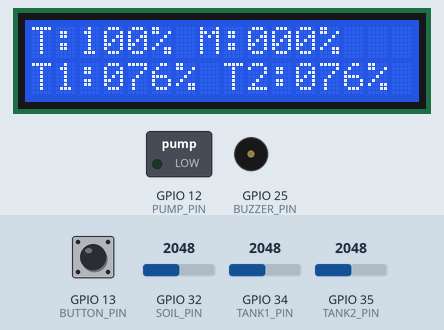
The sketch below on a simulated ESP32. On the bench: 16×2 character LCD, switched loads named in the sketch (green lamp = pin HIGH), buzzer (waves = sounding, pin HIGH). Inputs (shaded band) come from the test bench; at power-on: GPIO 34 (TANK1_PIN) = 2048, GPIO 13 (BUTTON_PIN) HIGH, GPIO 32 (SOIL_PIN) = 2048, GPIO 35 (TANK2_PIN) = 2048 (analog values on the 0–4095 scale). Random numbers use the default seed unless the sketch sets one; no radio packets arrive unless stated; what the sketch prints to the serial monitor is not drawn.

Above: at 1.5 s.
1.6 s: GPIO 34 (TANK1_PIN) set to 20
At 2.6 s:
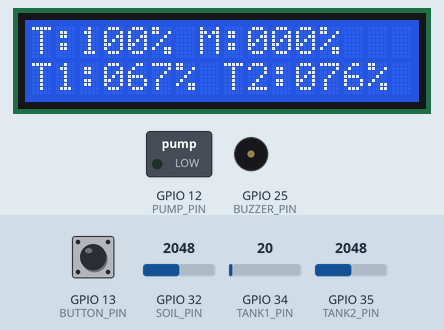
4.6 s: GPIO 13 (BUTTON_PIN) pulled LOW for 0.15 s
At 6.1 s:
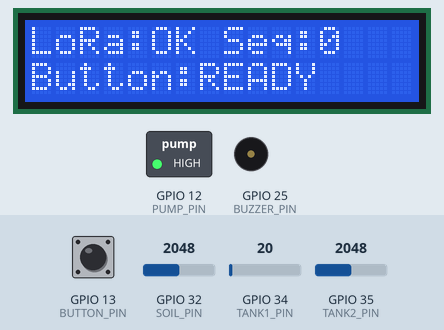
7.2 s: GPIO 32 (SOIL_PIN) set to 1228
At 8.1 s:
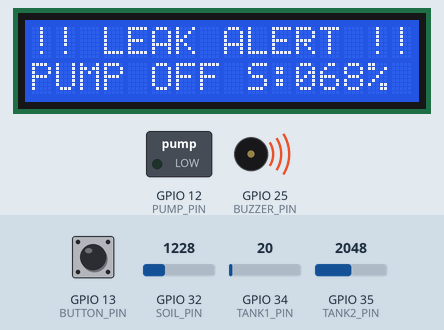
9.1 s: GPIO 32 (SOIL_PIN) set to 610
At 9.89 s:
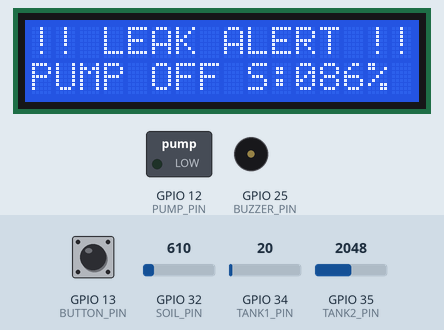
11.1 s: GPIO 34 (TANK1_PIN) set to 3540
14.1 s: GPIO 32 (SOIL_PIN) set to 2866
At 19.9 s:
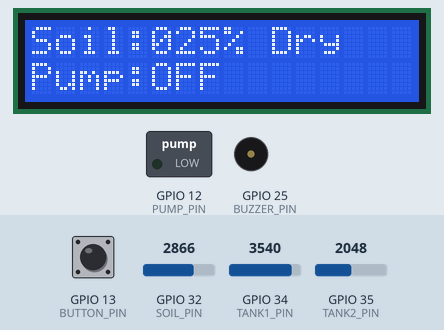
Timing chart, 0 to 21.4 s (numbered marks = the images above; inputs shaded):
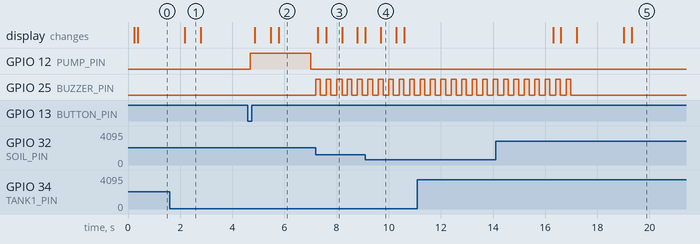

Measured:
- after the input at 4.6 s, GPIO 12 (PUMP_PIN): LOW → HIGH after 0.09 s, → LOW 2.3 s later
- by itself, GPIO 25 (BUZZER_PIN): alternates HIGH for 0.18 s and LOW for 0.22 s, 15 changes in all, then stays LOW
- what the display in image 1 shows lasts 0.6 s, from 2.2 s to 2.8 s

The sketch:

SC1_Water_Node_TDMA_LCD.ino
```cpp
/*
 * =============================================================
 * SMART CITY SC1 WATER NODE - TDMA LCD EDITION
 * Board    : ESP32
 * Display  : 16x2 I2C LCD
 * Radio    : SX1278 LoRa 433 MHz
 * Protocol : SC1 one-way uplink, receiver-compatible
 *
 * NODE_ID   = 3
 * DOMAIN_ID = 3  (receiver WATER card)
 *
 * Water values:
 * v1 = Tank 1 percent
 * v2 = Tank 2 percent
 * v3 = Total percent
 * v4 = Missing percent
 * v5 = Soil/leak wet percent
 * v6 = Leak status 0/1
 * v7 = Pump status 0/1
 *
 * Wiring:
 *   LoRa  : SCK=18 MISO=19 MOSI=23 NSS=5 RST=14 DIO0=26
 *   LCD   : SDA=21 SCL=22
 *   Tank1 : GPIO34
 *   Tank2 : GPIO35
 *   Soil  : GPIO32
 *   Switch: GPIO13 to GND
 *   Pump relay IN: GPIO12
 *   Buzzer +: GPIO25, Buzzer -: GND
 *
 * Packet:
 * SC1|TYPE|NODE_ID|DOMAIN_ID|SEQ|UPTIME|FLAGS|v1|v2|v3|v4|v5|v6|v7|CRC
 *
 * This node does not measure or send battery voltage.
 * CRC is XOR8 to match the current SC1 receiver.
 * =============================================================
 */

#include <SPI.h>
#include <LoRa.h>
#include <Wire.h>
#include <math.h>
#include <LiquidCrystal_I2C.h>

// ================= TEST MODE =================
#define TEST_MODE 0

// ================= NODE IDENTITY =================
#define NODE_ID    3
#define DOMAIN_ID  3

// ================= LORA PINS =================
#define LORA_SCK   18
#define LORA_MISO  19
#define LORA_MOSI  23
#define LORA_SS     5
#define LORA_RST   14
#define LORA_DIO0  26

// ================= LCD I2C =================
#define LCD_ADDR 0x27
#define LCD_COLS 16
#define LCD_ROWS 2
#define I2C_SDA 21
#define I2C_SCL 22

// ================= SENSOR PINS =================
#define TANK1_PIN 34
#define TANK2_PIN 35
#define SOIL_PIN  32

// ================= CONTROL PINS =================
#define BUTTON_PIN 13
#define PUMP_PIN   12
#define BUZZER_PIN 25

// This wiring uses an active-HIGH pump relay input.
// If your relay works reversed, change HIGH to LOW.
#define PUMP_ACTIVE_LEVEL HIGH

// ================= LORA SETTINGS =================
#define LORA_FREQ       433E6
#define LORA_SF         12
#define LORA_BW         125E3
#define LORA_CR         5
#define LORA_SYNC_WORD  0x34
#define LORA_TX_POWER   14

// ================= SC1 FLAGS =================
#define FLAG_ALERT        0x01
#define FLAG_SENSOR_ERROR 0x04
#define FLAG_EVENT        0x08
#define FLAG_ACTUATOR_ON  0x10

// ================= WATER EVENTS =================
#define EVT_NONE        0x00
#define EVT_LEAK        0x01
#define EVT_PUMP_CHANGE 0x02
#define EVT_SENSOR_ERR  0x04

// ================= TIMING =================
#define SENSOR_INTERVAL_MS    500UL
#define LCD_INTERVAL_MS       300UL
#define LCD_PAGE_MS          2500UL

#define BUTTON_DEBOUNCE_MS     90UL
#define BUTTON_LOCKOUT_MS     900UL

#define LEAK_CONFIRM_MS      1500UL
#define LEAK_CLEAR_MS        5000UL

#define BUZZER_ON_MS          180UL
#define BUZZER_OFF_MS         220UL

// 3-node TDMA frame. Node 3 uses the 10s-15s slot.
#define NODE_COUNT              3UL
#define SLOT_MS              5000UL
#define FRAME_MS            (NODE_COUNT * SLOT_MS)
#define TX_WINDOW_MS          900UL
#define HEARTBEAT_MS        FRAME_MS
#define EVENT_MIN_GAP_MS     3500UL
#define DELTA_MIN_GAP_MS     5000UL
#define BACKOFF_MIN_MS         60UL
#define BACKOFF_MAX_MS        650UL

// ================= SENSOR FILTERING =================
#define FILTER_WINDOW 10

// Adjust these using real raw readings from Serial Monitor.
static const float TANK1_RAW_EMPTY = 250.0f;
static const float TANK1_RAW_FULL  = 2600.0f;

static const float TANK2_RAW_EMPTY = 250.0f;
static const float TANK2_RAW_FULL  = 2600.0f;

static const float SOIL_RAW_DRY = 3400.0f;
static const float SOIL_RAW_WET = 1300.0f;

// Leak condition:
// water is missing from the tanks AND water is detected near soil/leak sensor.
static const float LEAK_MISSING_ENTER_PCT = 8.0f;
static const float LEAK_SOIL_ENTER_PCT    = 35.0f;

// Hysteresis exit thresholds. Leak clears only after condition is safely gone.
static const float LEAK_MISSING_EXIT_PCT = 5.0f;
static const float LEAK_SOIL_EXIT_PCT    = 25.0f;

// ================= OBJECTS =================
LiquidCrystal_I2C lcd(LCD_ADDR, LCD_COLS, LCD_ROWS);

struct MovingAverage {
  uint16_t samples[FILTER_WINDOW];
  uint8_t index = 0;
  uint8_t count = 0;
  uint32_t sum = 0;

  float add(uint16_t sample) {
    if (count < FILTER_WINDOW) {
      samples[index] = sample;
      sum += sample;
      count++;
    } else {
      sum -= samples[index];
      samples[index] = sample;
      sum += sample;
    }
    index = (index + 1) % FILTER_WINDOW;
    return (float)sum / (float)count;
  }
};

MovingAverage tank1Filter;
MovingAverage tank2Filter;
MovingAverage soilFilter;

// ================= SENSOR STATE =================
float tank1Raw = 0.0f;
float tank2Raw = 0.0f;
float soilRaw = 0.0f;

float tank1Pct = 0.0f;
float tank2Pct = 0.0f;
float totalPct = 0.0f;
float missingPct = 100.0f;
float soilWetPct = 0.0f;

bool leakActive = false;
bool pumpOn = false;
bool loraReady = false;
bool sensorError = false;

uint8_t currentEventMask = EVT_NONE;
uint8_t reportedEventMask = EVT_NONE;
uint8_t pendingEventMask = EVT_NONE;

// ================= BUTTON STATE =================
bool buttonStableState = HIGH;
bool buttonLastReading = HIGH;
unsigned long buttonLastChangeMs = 0;
unsigned long buttonLastPressMs = 0;

// ================= LEAK TIMERS =================
unsigned long leakConditionSinceMs = 0;
unsigned long leakClearSinceMs = 0;

// ================= TX STATE =================
uint32_t seqNum = 1;
uint32_t txCount = 0;

bool txPending = true;
bool emergencyPending = false;
unsigned long emergencyDueMs = 0;
unsigned long lastEmergencyTxMs = 0;
unsigned long lastDeltaTxMs = 0;
uint32_t lastFrameWithTx = 0xFFFFFFFFUL;
uint32_t lastSlotFrame = 0xFFFFFFFFUL;

// ================= LCD STATE =================
unsigned long lastSensorMs = 0;
unsigned long lastLcdMs = 0;
unsigned long lastPageChangeMs = 0;
uint8_t lcdPage = 0;
String lcdLine0Cache = "";
String lcdLine1Cache = "";

// =============================================================
// HELPERS
// =============================================================
static inline float clampF(float v, float lo, float hi) {
  if (v < lo) return lo;
  if (v > hi) return hi;
  return v;
}

static float mapRawToPct(float raw, float rawEmpty, float rawFull) {
  float denom = rawFull - rawEmpty;
  if (fabs(denom) < 1.0f) return 0.0f;
  return clampF((raw - rawEmpty) * 100.0f / denom, 0.0f, 100.0f);
}

static float soilRawToWetPct(float raw) {
  float denom = SOIL_RAW_WET - SOIL_RAW_DRY;
  if (fabs(denom) < 1.0f) return 0.0f;
  return clampF((raw - SOIL_RAW_DRY) * 100.0f / denom, 0.0f, 100.0f);
}

static float filteredRead(uint8_t pin, MovingAverage &filter) {
  return filter.add((uint16_t)analogRead(pin));
}

static uint8_t crc8Xor(const char *body) {
  uint8_t crc = 0;
  while (*body) crc ^= (uint8_t)(*body++);
  return crc;
}

static inline uint32_t currentFrameIndex(unsigned long now) {
  return (uint32_t)(now / FRAME_MS);
}

static inline bool isMySlot(unsigned long now) {
  unsigned long framePos = now % FRAME_MS;
  unsigned long slotStart = (NODE_ID - 1UL) * SLOT_MS;
  return framePos >= slotStart && framePos < (slotStart + TX_WINDOW_MS);
}

static inline bool buttonReady() {
  return millis() - buttonLastPressMs >= BUTTON_LOCKOUT_MS;
}

void writePump(bool on) {
  pumpOn = on;
  digitalWrite(PUMP_PIN, on ? PUMP_ACTIVE_LEVEL : !PUMP_ACTIVE_LEVEL);
}

void setBuzzer(bool on) {
  digitalWrite(BUZZER_PIN, on ? HIGH : LOW);
}

// =============================================================
// HARDWARE SETUP
// =============================================================
void setupAdc() {
#if TEST_MODE == 0
  analogReadResolution(12);
  analogSetPinAttenuation(TANK1_PIN, ADC_11db);
  analogSetPinAttenuation(TANK2_PIN, ADC_11db);
  analogSetPinAttenuation(SOIL_PIN, ADC_11db);
#endif
}

void primeFilters() {
#if TEST_MODE == 0
  for (uint8_t i = 0; i < FILTER_WINDOW; i++) {
    filteredRead(TANK1_PIN, tank1Filter);
    filteredRead(TANK2_PIN, tank2Filter);
    filteredRead(SOIL_PIN, soilFilter);
    delay(8);
  }
#endif
}

void setupLoRa() {
  SPI.begin(LORA_SCK, LORA_MISO, LORA_MOSI, LORA_SS);
  LoRa.setPins(LORA_SS, LORA_RST, LORA_DIO0);

  for (uint8_t i = 0; i < 12; i++) {
    if (LoRa.begin(LORA_FREQ)) {
      loraReady = true;
      break;
    }
    delay(300);
  }

  if (!loraReady) return;

  LoRa.setSpreadingFactor(LORA_SF);
  LoRa.setSignalBandwidth(LORA_BW);
  LoRa.setCodingRate4(LORA_CR);
  LoRa.setSyncWord(LORA_SYNC_WORD);
  LoRa.setPreambleLength(8);
  LoRa.setTxPower(LORA_TX_POWER, PA_OUTPUT_PA_BOOST_PIN);
  LoRa.enableCrc();
  LoRa.sleep();
}

// =============================================================
// SENSOR / CONTROL LOGIC
// =============================================================
void readSensors() {
#if TEST_MODE == 1
  float t = (millis() % 20000UL) / 20000.0f;
  tank1Pct = 58.0f;
  tank2Pct = 38.0f - (t * 15.0f);
  soilWetPct = (millis() % 30000UL > 12000UL) ? 70.0f : 18.0f;
  tank1Raw = TANK1_RAW_EMPTY + (TANK1_RAW_FULL - TANK1_RAW_EMPTY) * tank1Pct / 100.0f;
  tank2Raw = TANK2_RAW_EMPTY + (TANK2_RAW_FULL - TANK2_RAW_EMPTY) * tank2Pct / 100.0f;
  soilRaw = SOIL_RAW_DRY + (SOIL_RAW_WET - SOIL_RAW_DRY) * soilWetPct / 100.0f;
#else
  tank1Raw = filteredRead(TANK1_PIN, tank1Filter);
  tank2Raw = filteredRead(TANK2_PIN, tank2Filter);
  soilRaw = filteredRead(SOIL_PIN, soilFilter);

  tank1Pct = mapRawToPct(tank1Raw, TANK1_RAW_EMPTY, TANK1_RAW_FULL);
  tank2Pct = mapRawToPct(tank2Raw, TANK2_RAW_EMPTY, TANK2_RAW_FULL);
  soilWetPct = soilRawToWetPct(soilRaw);
#endif

  totalPct = clampF(tank1Pct + tank2Pct, 0.0f, 100.0f);
  missingPct = clampF(100.0f - totalPct, 0.0f, 100.0f);

  // Analog values are always numeric. Keep a simple wiring sanity flag only.
  sensorError = false;
}

bool leakEnterCondition() {
  return missingPct >= LEAK_MISSING_ENTER_PCT &&
         soilWetPct >= LEAK_SOIL_ENTER_PCT;
}

bool leakExitCondition() {
  return missingPct <= LEAK_MISSING_EXIT_PCT ||
         soilWetPct <= LEAK_SOIL_EXIT_PCT;
}

void updateLeakLogic() {
  unsigned long now = millis();

  if (!leakActive) {
    if (leakEnterCondition()) {
      if (leakConditionSinceMs == 0) leakConditionSinceMs = now;
      if (now - leakConditionSinceMs >= LEAK_CONFIRM_MS) {
        leakActive = true;
        pendingEventMask |= EVT_LEAK;
        leakClearSinceMs = 0;
        writePump(false);
      }
    } else {
      leakConditionSinceMs = 0;
    }
  } else {
    writePump(false);

    if (leakExitCondition()) {
      if (leakClearSinceMs == 0) leakClearSinceMs = now;
      if (now - leakClearSinceMs >= LEAK_CLEAR_MS) {
        leakActive = false;
        pendingEventMask |= EVT_LEAK;
        leakConditionSinceMs = 0;
      }
    } else {
      leakClearSinceMs = 0;
    }
  }
}

void updateEventMask() {
  currentEventMask = EVT_NONE;
  if (leakActive) currentEventMask |= EVT_LEAK;
  if (sensorError) currentEventMask |= EVT_SENSOR_ERR;
}

void handleButton() {
  unsigned long now = millis();
  bool reading = digitalRead(BUTTON_PIN);

  if (reading != buttonLastReading) {
    buttonLastReading = reading;
    buttonLastChangeMs = now;
  }

  if (now - buttonLastChangeMs >= BUTTON_DEBOUNCE_MS &&
      reading != buttonStableState) {
    buttonStableState = reading;

    if (buttonStableState == LOW && now - buttonLastPressMs >= BUTTON_LOCKOUT_MS) {
      buttonLastPressMs = now;

      if (!leakActive) {
        writePump(!pumpOn);
      } else {
        writePump(false);
      }

      pendingEventMask |= EVT_PUMP_CHANGE;
    }
  }
}

void updateBuzzer() {
  if (!leakActive) {
    setBuzzer(false);
    return;
  }

  unsigned long cycle = BUZZER_ON_MS + BUZZER_OFF_MS;
  bool on = (millis() % cycle) < BUZZER_ON_MS;
  setBuzzer(on);
}

// =============================================================
// PACKET / TX LOGIC
// =============================================================
String buildSC1Packet(char type, bool eventPacket) {
  uint8_t flags = 0;
  if (leakActive) flags |= FLAG_ALERT;
  if (sensorError) flags |= FLAG_SENSOR_ERROR;
  if (eventPacket) flags |= FLAG_EVENT;
  if (pumpOn || leakActive) flags |= FLAG_ACTUATOR_ON;

  char body[220];
  snprintf(body, sizeof(body),
    "SC1|%c|%u|%u|%lu|%lu|%02X|%.0f|%.0f|%.0f|%.0f|%.0f|%u|%u",
    type,
    (unsigned)NODE_ID,
    (unsigned)DOMAIN_ID,
    (unsigned long)seqNum,
    (unsigned long)(millis() / 1000UL),
    (unsigned)flags,
    tank1Pct,
    tank2Pct,
    totalPct,
    missingPct,
    soilWetPct,
    leakActive ? 1U : 0U,
    pumpOn ? 1U : 0U
  );

  uint8_t crc = crc8Xor(body);
  char full[240];
  snprintf(full, sizeof(full), "%s|%02X", body, (unsigned)crc);
  return String(full);
}

void transmitPacket(char type, bool eventPacket) {
  if (!loraReady) return;

  String pkt = buildSC1Packet(type, eventPacket);
  seqNum++;

  LoRa.idle();
  LoRa.beginPacket();
  LoRa.print(pkt);
  LoRa.endPacket();
  LoRa.sleep();

  txCount++;
  unsigned long now = millis();
  lastFrameWithTx = currentFrameIndex(now);

  if (eventPacket) {
    reportedEventMask = currentEventMask;
    pendingEventMask = EVT_NONE;
  }

  Serial.print(F("[TX] "));
  Serial.println(pkt);
}

void updateTxScheduler() {
  unsigned long now = millis();
  uint32_t frameIdx = currentFrameIndex(now);

  bool heartbeatDue = (frameIdx != lastFrameWithTx);
  bool eventDue = (pendingEventMask != EVT_NONE) ||
                  (currentEventMask != reportedEventMask);

  if (heartbeatDue || eventDue) txPending = true;

  // Emergency out-of-slot path only for a confirmed leak transition to ON.
  if (eventDue && leakActive && !emergencyPending &&
      now - lastEmergencyTxMs >= EVENT_MIN_GAP_MS) {
    emergencyDueMs = now + random(BACKOFF_MIN_MS, BACKOFF_MAX_MS + 1);
    emergencyPending = true;
  }

  if (emergencyPending && now >= emergencyDueMs) {
    if (leakActive && now - lastEmergencyTxMs >= EVENT_MIN_GAP_MS) {
      transmitPacket('A', true);
      lastEmergencyTxMs = millis();
      lastDeltaTxMs = lastEmergencyTxMs;
      if (isMySlot(now)) lastSlotFrame = frameIdx;
    }
    emergencyPending = false;
    txPending = false;
    return;
  }

  if (txPending && isMySlot(now) && frameIdx != lastSlotFrame) {
    bool eventPacket = eventDue;
    bool rateOk = heartbeatDue || eventPacket ||
                  (now - lastDeltaTxMs >= DELTA_MIN_GAP_MS);

    if (rateOk) {
      char type = (leakActive && eventPacket) ? 'A' : 'P';
      transmitPacket(type, eventPacket);
      lastSlotFrame = frameIdx;
      lastDeltaTxMs = millis();
      txPending = false;
    }
  }
}

// =============================================================
// LCD
// =============================================================
void lcdPrintLine(uint8_t row, const char *text) {
  char buf[17];
  snprintf(buf, sizeof(buf), "%-16s", text);
  String line(buf);

  if (row == 0 && line == lcdLine0Cache) return;
  if (row == 1 && line == lcdLine1Cache) return;

  lcd.setCursor(0, row);
  lcd.print(line);

  if (row == 0) lcdLine0Cache = line;
  else lcdLine1Cache = line;
}

void updateLcd() {
  unsigned long now = millis();

  if (now - lastPageChangeMs >= LCD_PAGE_MS) {
    lastPageChangeMs = now;
    lcdPage = (lcdPage + 1) % 3;
    lcdLine0Cache = "";
    lcdLine1Cache = "";
  }

  char l0[17];
  char l1[17];

  if (leakActive) {
    snprintf(l0, sizeof(l0), "!! LEAK ALERT !!");
    snprintf(l1, sizeof(l1), "PUMP OFF S:%03u%%", (unsigned)soilWetPct);
    lcdPrintLine(0, l0);
    lcdPrintLine(1, l1);
    return;
  }

  if (lcdPage == 0) {
    snprintf(l0, sizeof(l0), "T:%03u%% M:%03u%%", (unsigned)totalPct, (unsigned)missingPct);
    snprintf(l1, sizeof(l1), "T1:%03u%% T2:%03u%%", (unsigned)tank1Pct, (unsigned)tank2Pct);
  } else if (lcdPage == 1) {
    const char *soilState = soilWetPct >= LEAK_SOIL_ENTER_PCT ? "Wet" : "Dry";
    snprintf(l0, sizeof(l0), "Soil:%03u%% %-3s", (unsigned)soilWetPct, soilState);
    snprintf(l1, sizeof(l1), "Pump:%-3s", pumpOn ? "ON" : "OFF");
  } else {
    snprintf(l0, sizeof(l0), "LoRa:%s Seq:%lu", loraReady ? "OK" : "NO", (unsigned long)(seqNum - 1));
    snprintf(l1, sizeof(l1), "Button:%s", buttonReady() ? "READY" : "LOCK");
  }

  lcdPrintLine(0, l0);
  lcdPrintLine(1, l1);
}

// =============================================================
// SETUP / LOOP
// =============================================================
void setup() {
  Serial.begin(115200);
  delay(150);

  pinMode(BUTTON_PIN, INPUT_PULLUP);
  pinMode(PUMP_PIN, OUTPUT);
  pinMode(BUZZER_PIN, OUTPUT);
  writePump(false);
  setBuzzer(false);

  setupAdc();
  Wire.begin(I2C_SDA, I2C_SCL);

  lcd.init();
  lcd.backlight();
  lcd.clear();
  lcdPrintLine(0, "SC1 WATER NODE");
  lcdPrintLine(1, "Initializing...");

  primeFilters();
  setupLoRa();

  randomSeed((uint32_t)analogRead(SOIL_PIN) ^ (uint32_t)micros());

  readSensors();
  updateLeakLogic();
  updateEventMask();

  lastEmergencyTxMs = millis() - EVENT_MIN_GAP_MS - 1UL;
  lastDeltaTxMs = millis() - DELTA_MIN_GAP_MS - 1UL;
  lastFrameWithTx = 0xFFFFFFFFUL;
  txPending = true;

  lcdLine0Cache = "";
  lcdLine1Cache = "";

  Serial.println(F("[SC1 WATER] Node online. Domain=3 Node=3 SF12 TX=14dBm"));
}

void loop() {
  unsigned long now = millis();

  handleButton();

  if (now - lastSensorMs >= SENSOR_INTERVAL_MS) {
    lastSensorMs = now;
    readSensors();
    updateLeakLogic();
    updateEventMask();
  }

  updateBuzzer();
  updateTxScheduler();

  if (now - lastLcdMs >= LCD_INTERVAL_MS) {
    lastLcdMs = now;
    updateLcd();
  }
}
```
